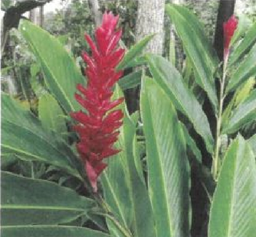
#> input picture notebooks/1_segmentacao/Q2/gonzalez-flower.png, 256 x 237 px, shrunk from 573 x 531 before the run
$ jupyter execute Q2_2.ipynb
#> lines starting #> are read from the running program, lines starting #| are printed output that depends on the picture
Questão 2

[cell 1]
import cv2 as cv
import numpy as np
from sklearn.cluster import KMeans
from matplotlib import pyplot as plt
import random

# img = cv.imread('Alpinia-purpurata-2.jpg')
img = cv.imread('gonzalez-flower.png')
#> img is the input picture: shape (237, 256, 3); mean B, G, R 105.9, 132.9, 120.7
img = cv.cvtColor(img, cv.COLOR_BGR2RGB)

print(img.shape)
#| (237, 256, 3)
plt.imshow(img)

[cell 2]
vectorized = img.reshape((-1,3))
# vectorized = np.float32(vectorized)
vectorized.shape
#> Out = (60672, 3)

[cell 3]
def kmeans(z_set, k_clusters, max_iterations):
    #As centroides(mean_vector) iniciais são pegas do conjuto z aleatoriamente
#> called with z_set = array of shape (60672, 3), k_clusters = 3, max_iterations = 10
    centroids = [random.choice(z_set) for _ in range(k_clusters)]
#> centroids = [[76, 91, 74], [142, 179, 114], [83, 106, 88]]
    # centroids = np.array(centroids)

    clustered_groups = [[] for _ in range(k_clusters)]
    labels = [None for _ in range(len(z_set))]
#> labels = 60672 items
    # labels = np.array(labels)

    for _ in range(max_iterations):
        for point_index, point in enumerate(z_set):
            lowest_centroid_distance = float('inf')
            lowest_centroid_index = None

            for centroid_idx, centroid in enumerate(centroids):
                dist = np.linalg.norm(centroid - point)

                if dist < lowest_centroid_distance:
                    lowest_centroid_distance = dist
                    lowest_centroid_index = centroid_idx

            clustered_groups[lowest_centroid_index].append(point)
            labels[point_index] = [lowest_centroid_index]

        #Acha os novos centroids
        centroids = [np.mean(cluster, axis=0) for cluster in clustered_groups]

    # print(centroids)
    return (np.array(labels), np.array(centroids))

[cell 4]
# result = kmeans(vectorized[0:20], 2, 10)
labels, centroids = kmeans(vectorized, 3, 10)
#> centroids = [[159.2, 176.4, 142.5], [112.5, 135.8, 100.7], [86.24, 79.56, 70.2]]

print(labels.shape)
#| (60672, 1)

[cell 5]
res = centroids[labels.flatten()]

res = np.uint8(res)
result_image = res.reshape((img.shape))
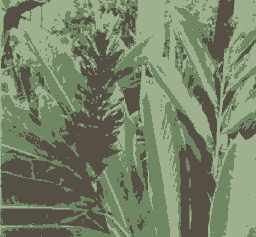
#> result_image: shape (237, 256, 3); mean R, G, B 118.3, 130, 103.5

# plt.subplot(2, 2, 4)
plt.imshow(result_image)
plt.title('K = ' + str(2))
plt.xticks([])
plt.yticks([])
plt.show()


$ run again, with notebooks/1_segmentacao/Q2/Alpinia-purpurata-2.jpg saved as notebooks/1_segmentacao/Q2/gonzalez-flower.png
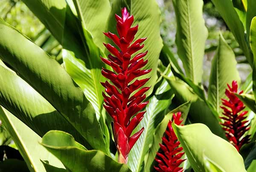
#> input picture notebooks/1_segmentacao/Q2/Alpinia-purpurata-2.jpg, 256 x 172 px, shrunk from 600 x 402 before the run
#> img is the input picture: shape (172, 256, 3); mean B, G, R 55.7, 124.5, 122.6
#| (172, 256, 3)
#> in kmeans, `centroids = [random.choice(z_set) for _ in range(k_clusters)]`: centroids = [[33, 60, 23], [19, 37, 23], [176, 200, 78]]
#> labels = 44032 items
#> `labels, centroids = kmeans(vectorized, 3, 10)`: centroids = [[54.07, 43.68, 7.54], [188.4, 198.6, 113.4], [115.1, 120.6, 34.02]]
#| (44032, 1)
#> `result_image = res.reshape((img.shape))`:
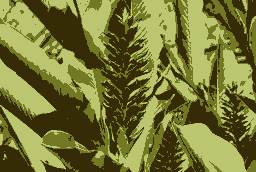
#> result_image: shape (172, 256, 3); mean R, G, B 118.1, 118.8, 52.2

$ run again, with notebooks/1_segmentacao/Q2/yellowtargets.png copied over notebooks/1_segmentacao/Q2/gonzalez-flower.png
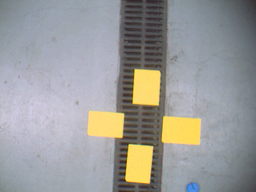
#> input picture notebooks/1_segmentacao/Q2/yellowtargets.png, 256 x 192 px, shrunk from 640 x 480 before the run
#> img is the input picture: shape (192, 256, 3); mean B, G, R 153.5, 155.1, 154.8
#| (192, 256, 3)
#> in kmeans, `centroids = [random.choice(z_set) for _ in range(k_clusters)]`: centroids = [[165, 141, 118], [156, 154, 149], [155, 163, 176]]
#> labels = 49152 items
#> `labels, centroids = kmeans(vectorized, 3, 10)`: centroids = [[193.4, 180.1, 134.1], [101.5, 101.7, 100.9], [166.3, 170.6, 181.3]]
#| (49152, 1)
#> `result_image = res.reshape((img.shape))`:
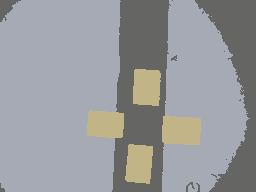
#> result_image: shape (192, 256, 3); mean R, G, B 151.6, 153.2, 156.7

$ run again, with notebooks/1_segmentacao/Q2/tomato_124.jpg saved as notebooks/1_segmentacao/Q2/gonzalez-flower.png
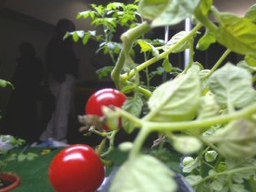
#> input picture notebooks/1_segmentacao/Q2/tomato_124.jpg, 256 x 192 px, shrunk from 318 x 238 before the run
#> img is the input picture: shape (192, 256, 3); mean B, G, R 82.4, 112.8, 109.7
#| (192, 256, 3)
#> in kmeans, `centroids = [random.choice(z_set) for _ in range(k_clusters)]`: centroids = [[234, 250, 219], [186, 208, 137], [100, 113, 83]]
#> labels = 49152 items
#> `labels, centroids = kmeans(vectorized, 3, 10)`: centroids = [[198.4, 211.9, 172.4], [130.6, 134.4, 78.3], [56.86, 54.73, 44.93]]
#| (49152, 1)
#> `result_image = res.reshape((img.shape))`:
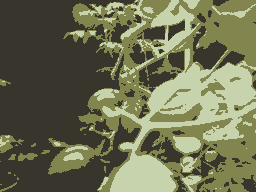
#> result_image: shape (192, 256, 3); mean R, G, B 109.9, 113, 82.3
